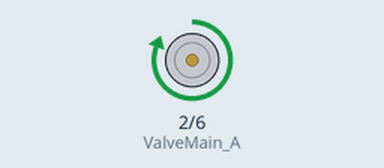
Recording of a sketch running on a simulated Arduino Uno, built with avr-gcc and run on an emulated ATmega328P. On the bench: motor-driver pin pairs drawn as motors (green arrow = first pin HIGH = forward, orange = second pin HIGH = backward, longer = more drive).

Above: at 0.5 s.
At 2.5 s:
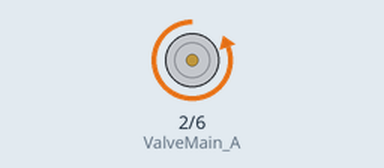
At 3.5 s:
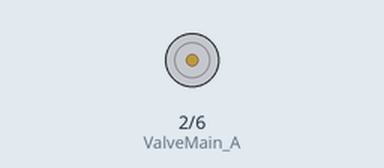
Timing chart, 0 to 5.2 s (numbered marks = the images above):
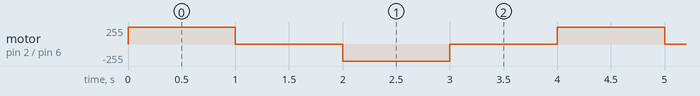

Measured:
- by itself, motor on pin 2 (ValveMain_A) / pin 6 (ValveMain_B): repeats every 4.0 s: stopped 1.0 s, backward 255/255 1.0 s, stopped 1.0 s, forward 255/255 1.0 s

The sketch:

pneumobil_valve_test0.ino
```cpp
int ValveMain_A = 2;
int ValveMain_B = 6;

int buttonState = 0;
int delay_T = 1000;

void setup() {
  //pinMode(ledPin, OUTPUT);
  pinMode(ValveMain_A, OUTPUT);
  pinMode(ValveMain_B, OUTPUT);
  digitalWrite(ValveMain_A, LOW);
  digitalWrite(ValveMain_B, LOW);

}

void loop(){

  digitalWrite(ValveMain_A, HIGH);
  digitalWrite(ValveMain_B, LOW);
delay(delay_T);
  digitalWrite(ValveMain_A, LOW);
  digitalWrite(ValveMain_B, LOW);
delay(delay_T);
  digitalWrite(ValveMain_A, LOW);
  digitalWrite(ValveMain_B, HIGH);
delay(delay_T);
  digitalWrite(ValveMain_A, LOW);
  digitalWrite(ValveMain_B, LOW);
delay(delay_T);
}
```
